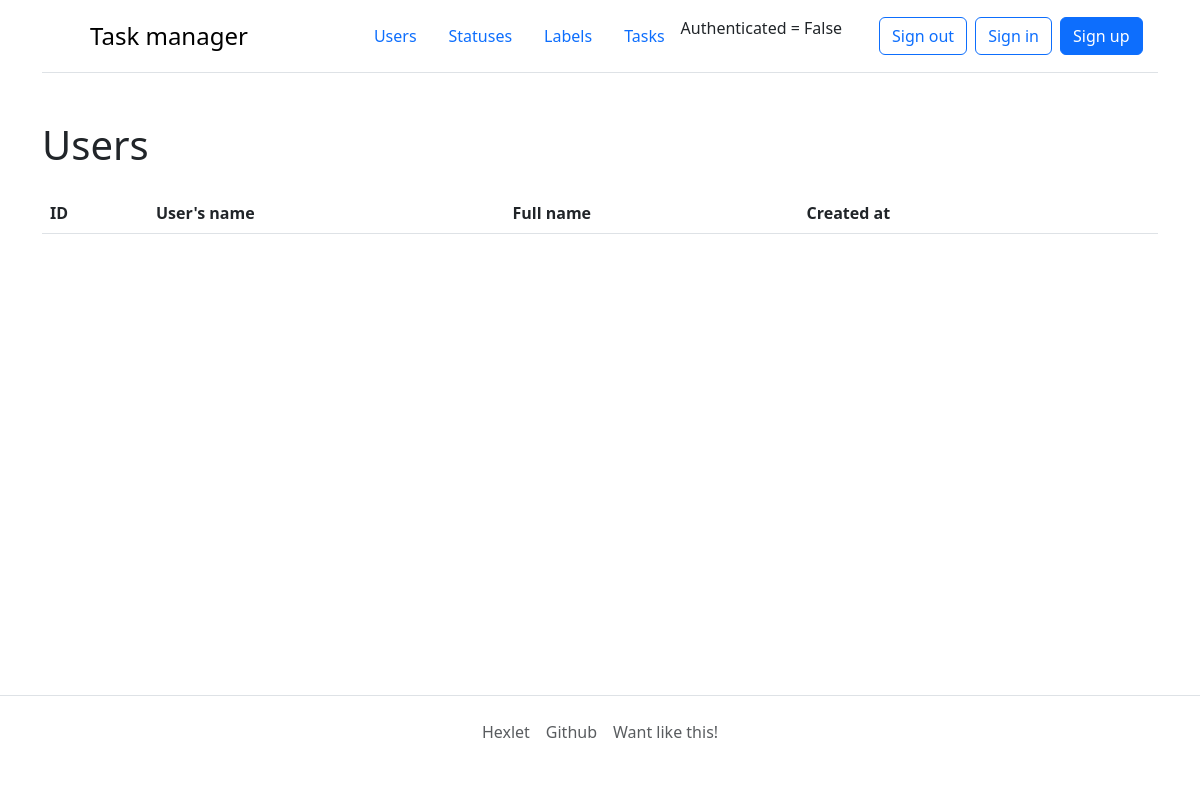
The app's page /users/, older data.
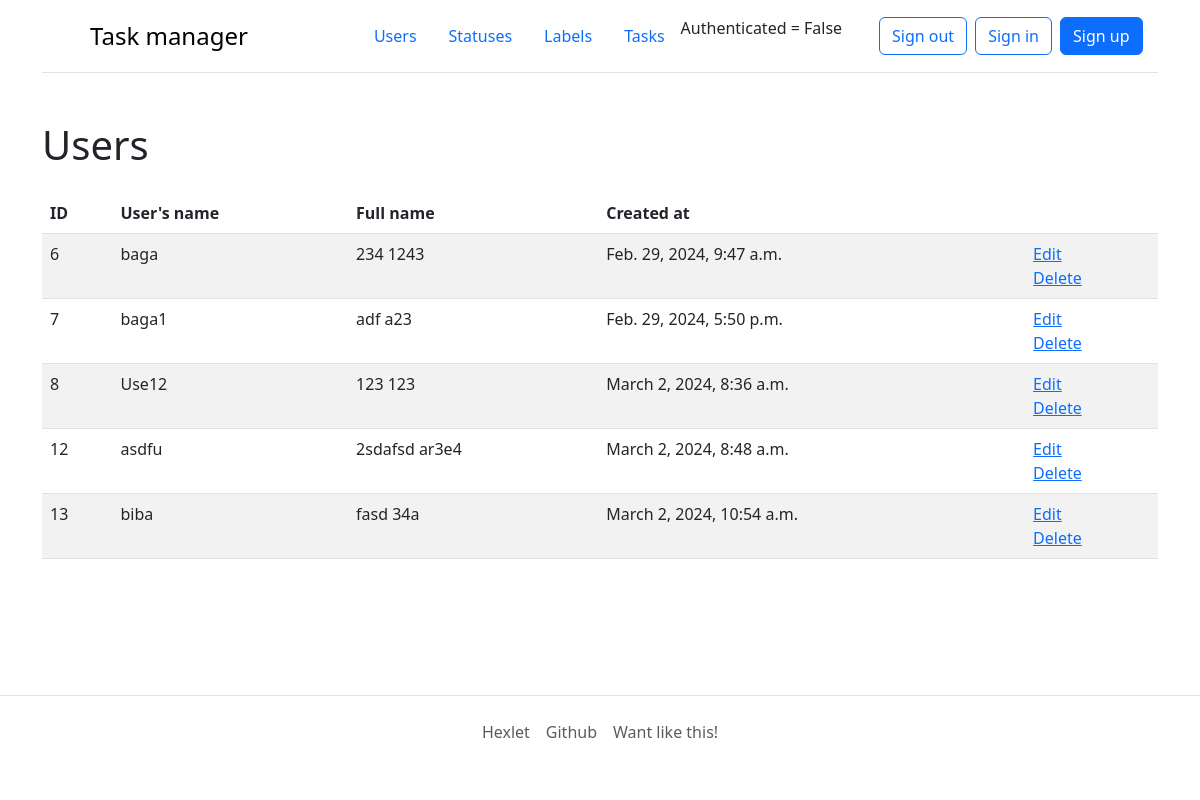
The same page, newer data.
### task_manager/users/models.py (models this page shows, shortened)
class CustomUser(models.User):
    REQUIRED_FIELDS = ['username', 'first_name', 'last_name', 'password']

### task_manager/users/views.py (the view)
# urls.py: path('', views.IndexView.as_view(), name='users_index'),
class IndexView(ListView):
    model = CustomUser
    template_name = 'users/index.html'
    context_object_name = 'users'

### task_manager/templates/users/index.html
{% extends "basement.html" %}
{% load django_bootstrap5 i18n static %}
{% block content %}
    <h1 class="my-4">{% trans 'Users' %}</h1>
    <table class="table table-striped">
        <thead>
            <tr>
                <th>ID</th>
                <th>{% trans "User's name" %}</th>
                <th>{% trans "Full name" %}</th>
                <th>{% trans "Created at" %}</th>
                <th></th>
            </tr>
        </thead>
        {% if users %}
        <tbody>
        {% for user in users %}
            <tr>
                <td>{{ user.pk }}</td>
                <td>{{ user.username }}</td>
                <td>{{ user.get_full_name }}</td>
                <td>{{ user.date_joined }}</td>
                <td>
                    <a href="{% url 'users_update' user.pk %}">{% trans "Edit" %}</a>
                    <br>
                    <a href="{% url 'users_delete' user.pk %}">{% trans "Delete" %}</a>
                </td>
            </tr>
        {% endfor %}
        </tbody>
        {% endif %}
    </table>
{% endblock %}

### task_manager/templates/basement.html (shortened to what this page needs)
<!DOCTYPE html>
{% load django_bootstrap5 i18n static %}
{% bootstrap_css %}
<html lang="ru">
<head>
    <link href="https://cdn.jsdelivr.net/npm/bootstrap@5.2.0/dist/css/bootstrap.min.css" rel="stylesheet"
>
    {% trans 'Task manager' as title_ %}
</head>
<body class="min-vh-100 d-flex flex-column">
  <div class="container">
    <header class="d-flex flex-wrap align-items-center justify-content-center justify-content-md-between py-3 mb-4 border-bottom">
      <div class="col-md-3 mb-2 mb-md-0">
        <a href="/" class="d-flex align-items-center mb-3 mb-md-0 me-md-auto link-body-emphasis text-decoration-none">
        <svg class="bi me-2" width="40" height="32"><use xlink:href="#bootstrap"/></svg>
        <span class="fs-4">{{ title_ }}</span>
      </a>
      </div>
          {% include 'components/navbar.html' %}
    </header>
  </div>
    <div class="container wrapper flex-grow-1">
        {% block content %}
        {% endblock %}
    </div>
  <footer class="border-top py-3 mt-5 flex-shrink-0">
      <div class="container">
    <ul class="nav justify-content-center pb-3 mb-3">
      <li class="nav-item"><a href="https://ru.hexlet.io" class="nav-link px-2 text-body-secondary">Hexlet</a></li>
      <li class="nav-item"><a href="https://github.com/HugoTheDeveloper/task-manager" class="nav-link px-2 text-body-secondary">Github</a></li>
      <li class="nav-item"><a href="https://t.me/bigabaga" class="nav-link px-2 text-body-secondary">Want like this!</a></li>
    </ul>
      </div>
  </footer>
</body>
</html>

### task_manager/templates/components/navbar.html (shortened to what this page needs)
{% load django_bootstrap5 i18n static %}
<ul class="nav nav-pills">
    <li class="nav-item"><a href="{% url 'users_index' %}" class="nav-link">{% trans 'Users' %}</a></li>
    {% with user.is_authenticated as authenticated %}
    <li class="nav-item"><a href="#" class="nav-link">{% trans 'Statuses' %}</a></li>
    <li class="nav-item"><a href="#" class="nav-link">{% trans 'Labels' %}</a></li>
    <li class="nav-item"><a href="#" class="nav-link">{% trans 'Tasks' %}</a></li>
    <li> Authenticated = {{ authenticated }}</li>
</ul>
<div class="col-md-3 d-flex text-end ">
    <form class="form" action="{% url 'logout' %}" method="post">
        <button type="submit" class="btn btn-outline-primary me-2">{% trans 'Sign out' %}</button>
    </form>
    <form class="form" action="{% url 'login' %}">
        <button type="submit" class="btn btn-outline-primary me-2">{% trans 'Sign in' %}</button>
    </form>
        <form class='form' action="{% url 'users_create' %}">
            <button type="submit" class="btn btn-primary btn-block">{% trans 'Sign up' %}</button>
        </form>
</div>
{% endwith %}

Row changes from the older to the newer data that the page shows:
added CustomUser: pk "6", username "baga", get_full_name "234 1243", date_joined "Feb. 29, 2024, 9:47 a.m."
added CustomUser: pk "7", username "baga1", get_full_name "adf a23", date_joined "Feb. 29, 2024, 5:50 p.m."
added CustomUser: pk "8", username "Use12", get_full_name "123 123", date_joined "March 2, 2024, 8:36 a.m."
added CustomUser: pk "12", username "asdfu", get_full_name "2sdafsd ar3e4", date_joined "March 2, 2024, 8:48 a.m."
added CustomUser: pk "13", username "biba", get_full_name "fasd 34a", date_joined "March 2, 2024, 10:54 a.m."
